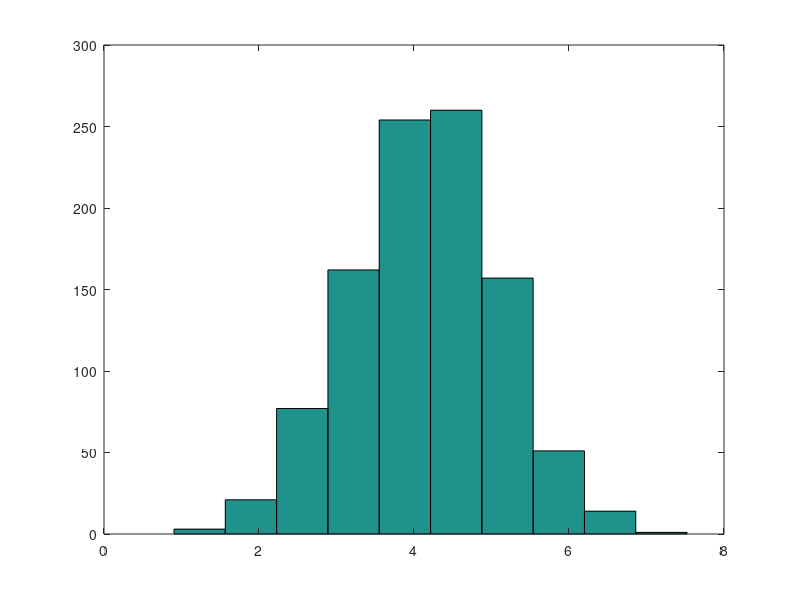

The MATLAB source for this figure:
% 1e8 MC - prob 4.1540x10E-4
data_size = 1e3;
% x = normrnd(0,1,data_size,2);
% 
% g = 4-x(:,1)/4 + sin(4*x(:,1))-x(:,2);
% 
% [ind,z] = find(g<0);
% 
% prob = sum(z)/data_size


x = unifrnd(0,1, data_size,1);

g = 0.7*norminv(x,3,1) + 0.3*norminv(x,7,1);

hist(g)
